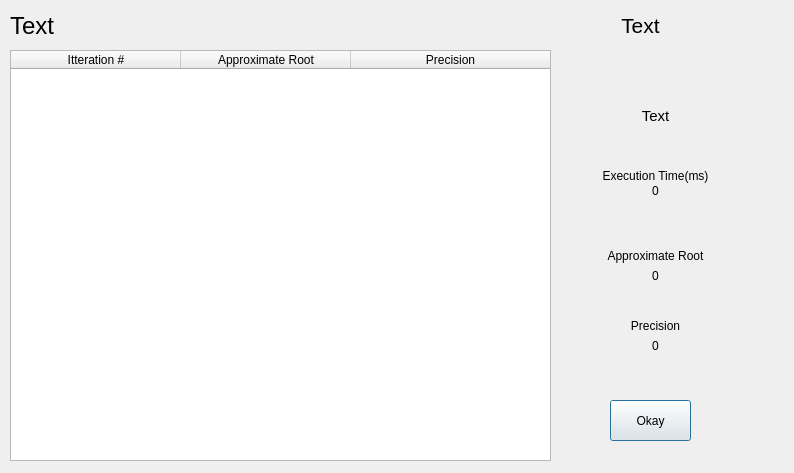
<?xml version="1.0" encoding="UTF-8"?>
<ui version="4.0">
 <class>roots</class>
 <widget class="QDialog" name="roots">
  <property name="geometry">
   <rect>
    <x>0</x>
    <y>0</y>
    <width>794</width>
    <height>473</height>
   </rect>
  </property>
  <property name="windowTitle">
   <string>Roots</string>
  </property>
  <widget class="QTableWidget" name="IttTbl">
   <property name="geometry">
    <rect>
     <x>10</x>
     <y>50</y>
     <width>541</width>
     <height>411</height>
    </rect>
   </property>
   <property name="layoutDirection">
    <enum>Qt::LeftToRight</enum>
   </property>
   <property name="autoScroll">
    <bool>false</bool>
   </property>
   <property name="textElideMode">
    <enum>Qt::ElideRight</enum>
   </property>
   <property name="rowCount">
    <number>0</number>
   </property>
   <attribute name="horizontalHeaderVisible">
    <bool>true</bool>
   </attribute>
   <attribute name="horizontalHeaderCascadingSectionResizes">
    <bool>true</bool>
   </attribute>
   <attribute name="horizontalHeaderDefaultSectionSize">
    <number>170</number>
   </attribute>
   <attribute name="horizontalHeaderStretchLastSection">
    <bool>true</bool>
   </attribute>
   <attribute name="verticalHeaderVisible">
    <bool>false</bool>
   </attribute>
   <column>
    <property name="text">
     <string>Itteration #</string>
    </property>
   </column>
   <column>
    <property name="text">
     <string>Approximate Root</string>
    </property>
   </column>
   <column>
    <property name="text">
     <string>Precision</string>
    </property>
   </column>
  </widget>
  <widget class="QLabel" name="label">
   <property name="geometry">
    <rect>
     <x>560</x>
     <y>160</y>
     <width>191</width>
     <height>31</height>
    </rect>
   </property>
   <property name="text">
    <string>Execution Time(ms)</string>
   </property>
   <property name="alignment">
    <set>Qt::AlignCenter</set>
   </property>
  </widget>
  <widget class="QLabel" name="time">
   <property name="geometry">
    <rect>
     <x>560</x>
     <y>170</y>
     <width>191</width>
     <height>41</height>
    </rect>
   </property>
   <property name="text">
    <string>0</string>
   </property>
   <property name="alignment">
    <set>Qt::AlignCenter</set>
   </property>
  </widget>
  <widget class="QLabel" name="label_3">
   <property name="geometry">
    <rect>
     <x>560</x>
     <y>240</y>
     <width>191</width>
     <height>31</height>
    </rect>
   </property>
   <property name="text">
    <string>Approximate Root</string>
   </property>
   <property name="alignment">
    <set>Qt::AlignCenter</set>
   </property>
  </widget>
  <widget class="QLabel" name="ans">
   <property name="geometry">
    <rect>
     <x>560</x>
     <y>260</y>
     <width>191</width>
     <height>31</height>
    </rect>
   </property>
   <property name="text">
    <string>0</string>
   </property>
   <property name="alignment">
    <set>Qt::AlignCenter</set>
   </property>
  </widget>
  <widget class="QLabel" name="label_5">
   <property name="geometry">
    <rect>
     <x>560</x>
     <y>310</y>
     <width>191</width>
     <height>31</height>
    </rect>
   </property>
   <property name="text">
    <string>Precision</string>
   </property>
   <property name="alignment">
    <set>Qt::AlignCenter</set>
   </property>
  </widget>
  <widget class="QLabel" name="precision">
   <property name="geometry">
    <rect>
     <x>560</x>
     <y>330</y>
     <width>191</width>
     <height>31</height>
    </rect>
   </property>
   <property name="text">
    <string>0</string>
   </property>
   <property name="alignment">
    <set>Qt::AlignCenter</set>
   </property>
  </widget>
  <widget class="QPushButton" name="finish">
   <property name="geometry">
    <rect>
     <x>610</x>
     <y>400</y>
     <width>81</width>
     <height>41</height>
    </rect>
   </property>
   <property name="text">
    <string>Okay</string>
   </property>
  </widget>
  <widget class="QLabel" name="expr">
   <property name="geometry">
    <rect>
     <x>10</x>
     <y>10</y>
     <width>481</width>
     <height>31</height>
    </rect>
   </property>
   <property name="font">
    <font>
     <pointsize>18</pointsize>
    </font>
   </property>
   <property name="text">
    <string>Text</string>
   </property>
  </widget>
  <widget class="QLabel" name="state">
   <property name="geometry">
    <rect>
     <x>560</x>
     <y>100</y>
     <width>191</width>
     <height>31</height>
    </rect>
   </property>
   <property name="font">
    <font>
     <pointsize>11</pointsize>
    </font>
   </property>
   <property name="text">
    <string>Text</string>
   </property>
   <property name="alignment">
    <set>Qt::AlignCenter</set>
   </property>
  </widget>
  <widget class="QLabel" name="method">
   <property name="geometry">
    <rect>
     <x>490</x>
     <y>0</y>
     <width>301</width>
     <height>51</height>
    </rect>
   </property>
   <property name="font">
    <font>
     <pointsize>16</pointsize>
    </font>
   </property>
   <property name="text">
    <string>Text</string>
   </property>
   <property name="alignment">
    <set>Qt::AlignCenter</set>
   </property>
  </widget>
 </widget>
 <resources/>
 <connections/>
</ui>
